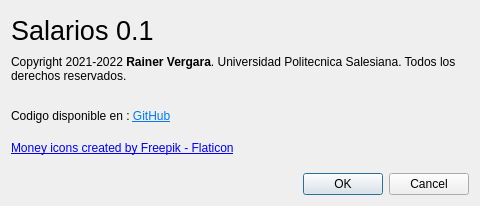
<?xml version="1.0" encoding="UTF-8"?>
<ui version="4.0">
 <class>Acerca</class>
 <widget class="QDialog" name="Acerca">
  <property name="geometry">
   <rect>
    <x>0</x>
    <y>0</y>
    <width>480</width>
    <height>206</height>
   </rect>
  </property>
  <property name="windowTitle">
   <string>Acerca de Salarios</string>
  </property>
  <layout class="QVBoxLayout" name="verticalLayout">
   <item>
    <widget class="QLabel" name="lblNombre">
     <property name="font">
      <font>
       <family>Arial</family>
       <pointsize>20</pointsize>
      </font>
     </property>
     <property name="text">
      <string>Salarios 0.1</string>
     </property>
    </widget>
   </item>
   <item>
    <widget class="QLabel" name="lblderecho">
     <property name="text">
      <string>&lt;html&gt;&lt;head/&gt;&lt;body&gt;&lt;p&gt;Copyright 2021-2022&lt;span style=&quot; font-weight:600;&quot;&gt; Rainer Vergara&lt;/span&gt;. Universidad Politecnica Salesiana. Todos los derechos reservados.&lt;/p&gt;&lt;p&gt;&lt;br/&gt;Codigo disponible en : &lt;a href=&quot;https://github.com/rainerpro/P59-Qt-Salario&quot;&gt;&lt;span style=&quot; text-decoration: underline; color:#007af4;&quot;&gt;GitHub&lt;/span&gt;&lt;/a&gt;&lt;/p&gt;&lt;/body&gt;&lt;/html&gt;</string>
     </property>
     <property name="wordWrap">
      <bool>true</bool>
     </property>
    </widget>
   </item>
   <item>
    <widget class="QLabel" name="lblFreepik">
     <property name="text">
      <string>&lt;a href=&quot;https://www.flaticon.com/free-icons/money&quot; title=&quot;money icons&quot;&gt;Money icons created by Freepik - Flaticon&lt;/a&gt;</string>
     </property>
    </widget>
   </item>
   <item>
    <widget class="QDialogButtonBox" name="buttonBox">
     <property name="orientation">
      <enum>Qt::Horizontal</enum>
     </property>
     <property name="standardButtons">
      <set>QDialogButtonBox::Cancel|QDialogButtonBox::Ok</set>
     </property>
    </widget>
   </item>
  </layout>
 </widget>
 <resources/>
 <connections>
  <connection>
   <sender>buttonBox</sender>
   <signal>accepted()</signal>
   <receiver>Acerca</receiver>
   <slot>accept()</slot>
   <hints>
    <hint type="sourcelabel">
     <x>248</x>
     <y>254</y>
    </hint>
    <hint type="destinationlabel">
     <x>157</x>
     <y>274</y>
    </hint>
   </hints>
  </connection>
  <connection>
   <sender>buttonBox</sender>
   <signal>rejected()</signal>
   <receiver>Acerca</receiver>
   <slot>reject()</slot>
   <hints>
    <hint type="sourcelabel">
     <x>316</x>
     <y>260</y>
    </hint>
    <hint type="destinationlabel">
     <x>286</x>
     <y>274</y>
    </hint>
   </hints>
  </connection>
 </connections>
</ui>
